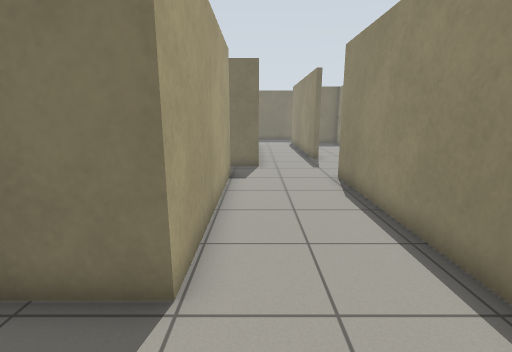
View 1 (above)

24 first-person views from a walk through a robot-simulator world made for Gazebo. The camera is 1.2 m above the floor, tilts 12° down and sees 85° across. The floor is counted in squares, 0.5 m on a side. Each view is taken from the middle of a square. On the plan, view 1 faces up. The plan holds only what a view shows up to about 18 squares ahead; the rest is blank.

View 2
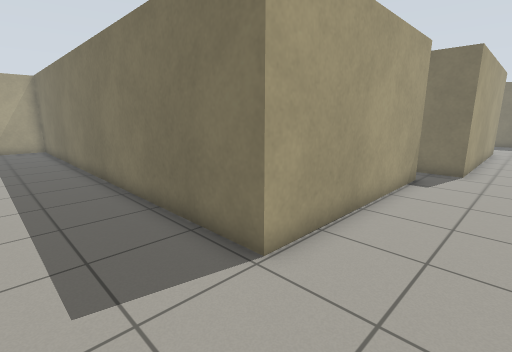

View 3
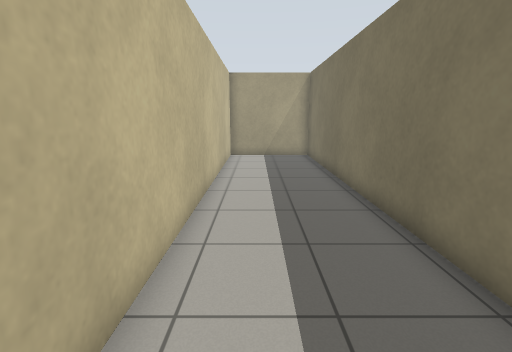

View 4
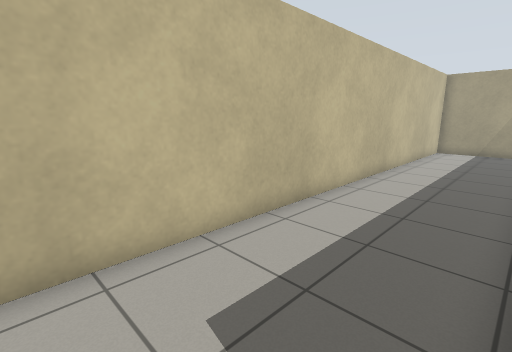

View 5
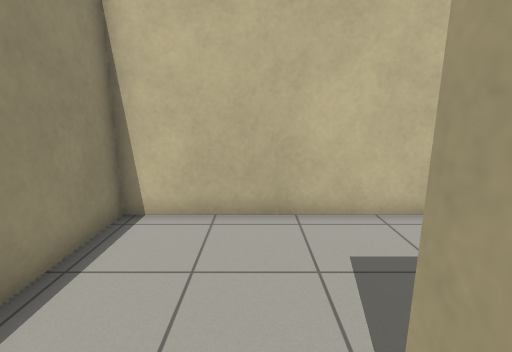

View 6
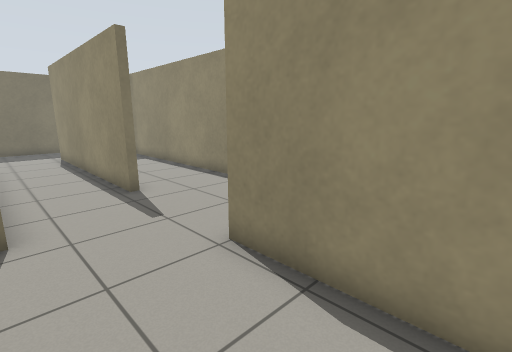

View 7
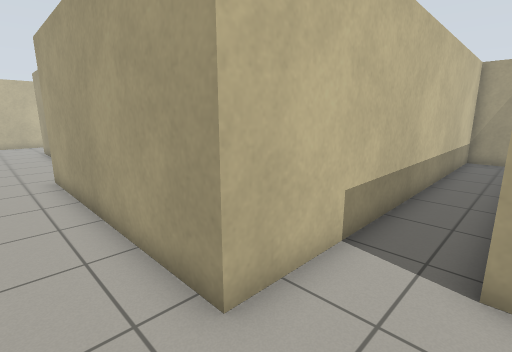

View 8
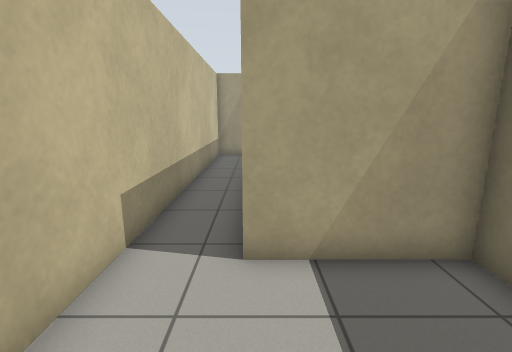

View 9
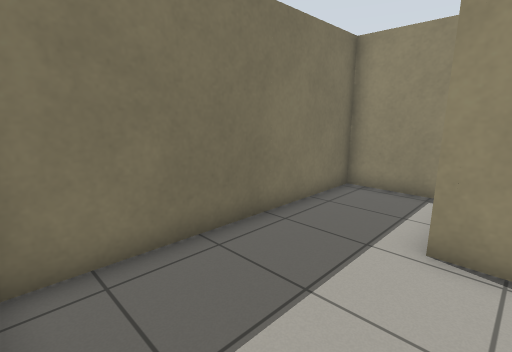

View 10
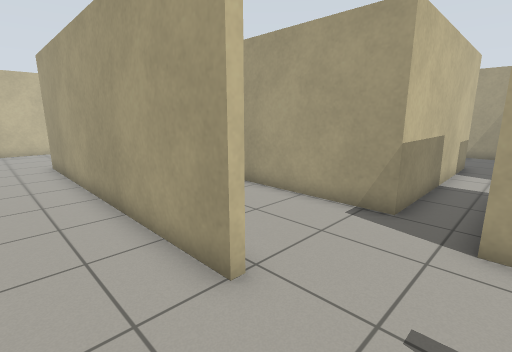

View 11
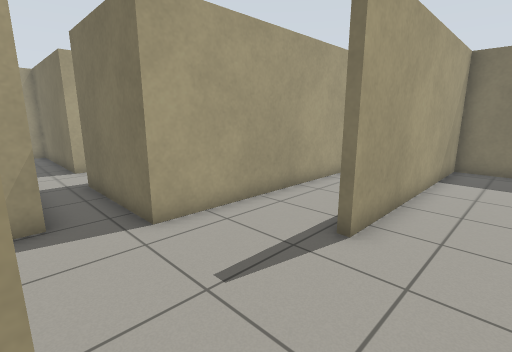

View 12
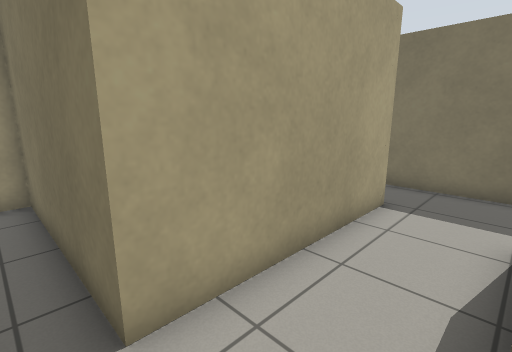

View 13
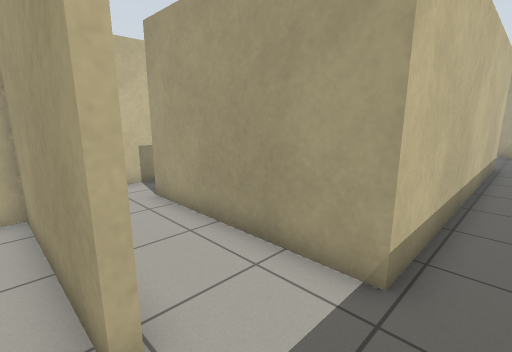

View 14
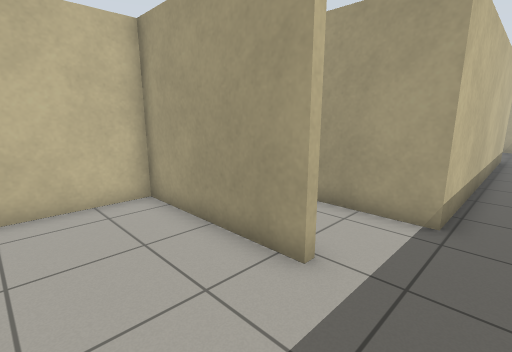

View 15
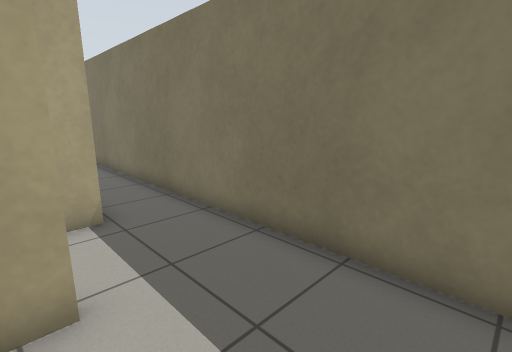

View 16
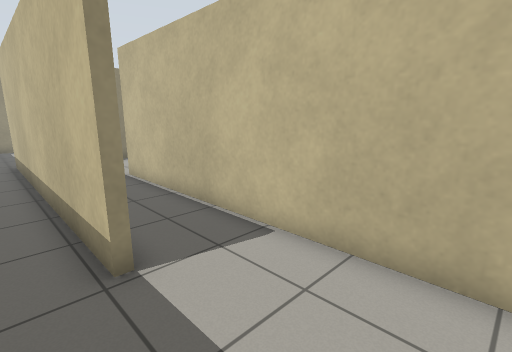

View 17
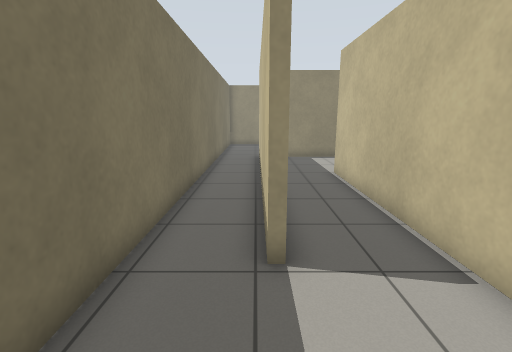

View 18
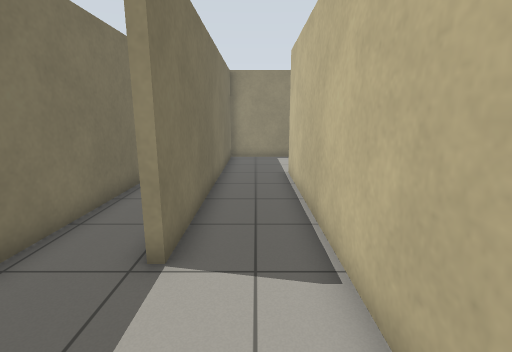

View 19
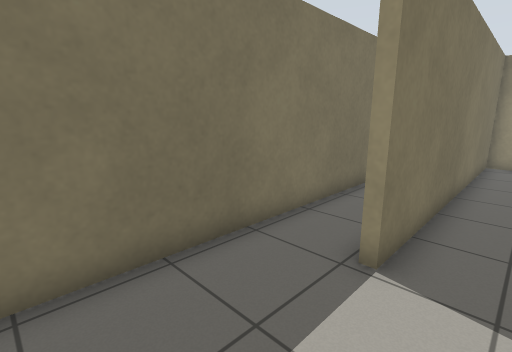

View 20
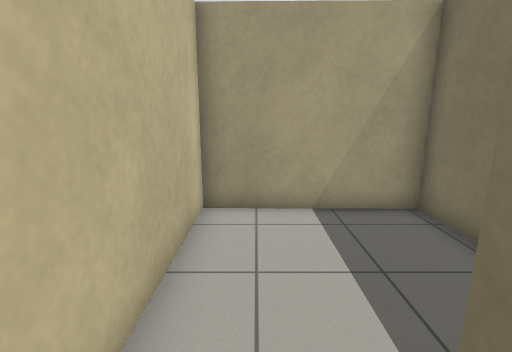

View 21
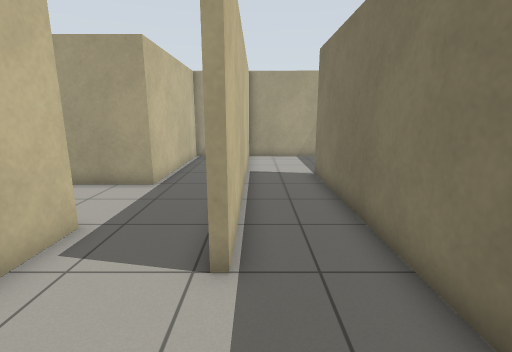

View 22
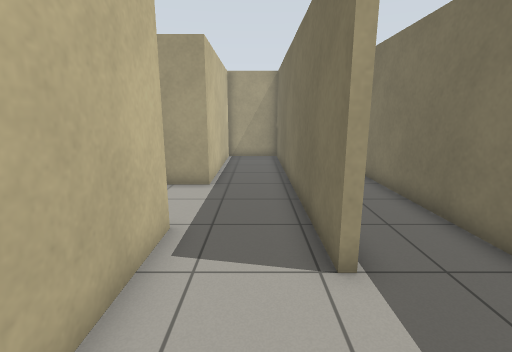

View 23
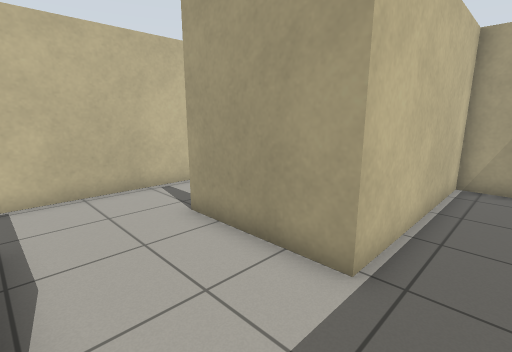

View 24
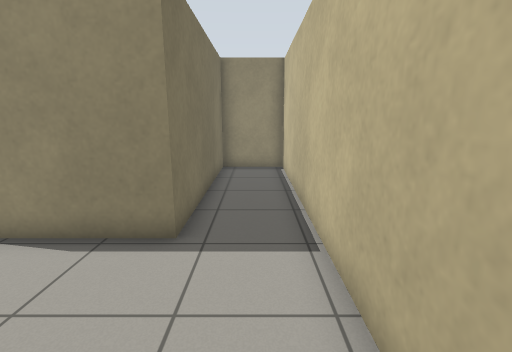

### Floor plan
Points are (right, up) in squares from view 1. A wall is a line through its corners. A room is listed if a view was taken in it or the views show most of it. See-through windows are left out.
Room 1 (views 1, 2, 3, 4, 5, 6, 7, 8, 9)
walls: (-1.1, 11.8) (-1.1, 3.3) (-21.8, 3.3) (-21.8, -1.6) (3.3, -1.6) (3.3, 11.1); (3.6, 16.1) (3.3, 16.1) (3.3, 26.1); (-16.1, 25.1) (-16.1, 23.6) (0.1, 23.6) (0.1, 13.6)
ways out: opening at (3.5, 13.5) to room 2; opening at (0, 13) to room 3; opening at (0.5, 26) to room 8
Room 2 (views 10, 11)
walls: (2.6, -8.2) (5.1, -8.2); (3.6, 11.1) (3.6, -2); (7.4, 16) (7.4, 25.6); (5.5, 25.8) (3.6, 25.8) (3.6, 16.1)
ways out: opening at (3.5, 13.5) to room 1
Room 3 (views 12, 16)
walls: (-4.4, 23.3) (-26.1, 23.3) (-26.1, 21.6); (-7.6, 11.8) (-1.1, 11.8); (0.1, 13.6) (-4.9, 13.6); (-20.9, 20.8) (-7.8, 20.8) (-7.8, 13.8)
ways out: opening at (0, 13) to room 1; opening at (-5, 21) to room 4; opening at (-23, 21) to room 5; opening at (-8, 13) to room 9
Room 4 (views 13, 14, 15)
walls: (-4.6, 19.6) (-4.6, 13.9) (-1.1, 13.9); (-0.9, 23.3) (-4.4, 23.3)
ways out: opening at (-5, 21) to room 3
Room 5 (views 17, 18, 19, 20, 21)
walls: (-8.1, 15.8) (-8.1, 20.5) (-20.9, 20.5); (-26.1, 21.6) (-26.2, 17.6) (-12.9, 17.6)
ways out: opening at (-23, 21) to room 3; opening at (-10.5, 17.5) to room 6
Room 6 (views 22, 23)
walls: (-14.9, 14.1) (-10.7, 14.1); (-12.9, 17.3) (-26.2, 17.3) (-26.2, 14.3) (-18.8, 14.3) (-18.8, 9.8); (-18.6, 6.7) (-6.6, 6.7) (-6.6, 9.6) (-14.8, 9.6) (-14.8, 13.1)
ways out: opening at (-10.5, 17.5) to room 5; opening at (-19, 8.5) to room 7
Room 7 (view 24)
walls: (-20.8, 6.7) (-18.6, 6.7)
ways out: opening at (-19, 8.5) to room 6
Room 8 (no view inside)
walls: (7.4, 26.9) (7.4, 29.7) (-2.4, 29.7) (-2.4, 25.8)
ways out: opening at (0.5, 26) to room 1
Room 9 (no view inside)
walls: (-10.1, 11.8) (-7.6, 11.8); (-7.8, 13.8) (-14.5, 13.8) (-14.5, 11.1)
ways out: opening at (-8, 13) to room 3

Where each view was taken, in squares from view 1:
view 1: 0 up, 0 right, facing up
view 2: 0 up, 2 right, facing up-left
view 3: 0 up, 4 left, facing left
view 4: 3 up, 0 right, facing down-left
view 5: 5 up, 0 right, facing down
view 6: 7 up, 0 right, facing up-right
view 7: 26 up, 2 right, facing down-left
view 8: 26 up, 2 right, facing left
view 9: 25 up, 2 left, facing up-right
view 10: 14 up, 6 right, facing down-left
view 11: 11 up, 6 right, facing up-left
view 12: 13 up, 5 left, facing up-left
view 13: 22 up, 4 left, facing down-left
view 14: 22 up, 1 left, facing down-left
view 15: 19 up, 1 left, facing up-left
view 16: 22 up, 25 left, facing down-right
view 17: 21 up, 25 left, facing right
view 18: 19 up, 25 left, facing right
view 19: 19 up, 25 left, facing up-right
view 20: 19 up, 19 left, facing left
view 21: 18 up, 9 left, facing left
view 22: 16 up, 9 left, facing left
view 23: 16 up, 15 left, facing down-left
view 24: 8 up, 20 left, facing right
